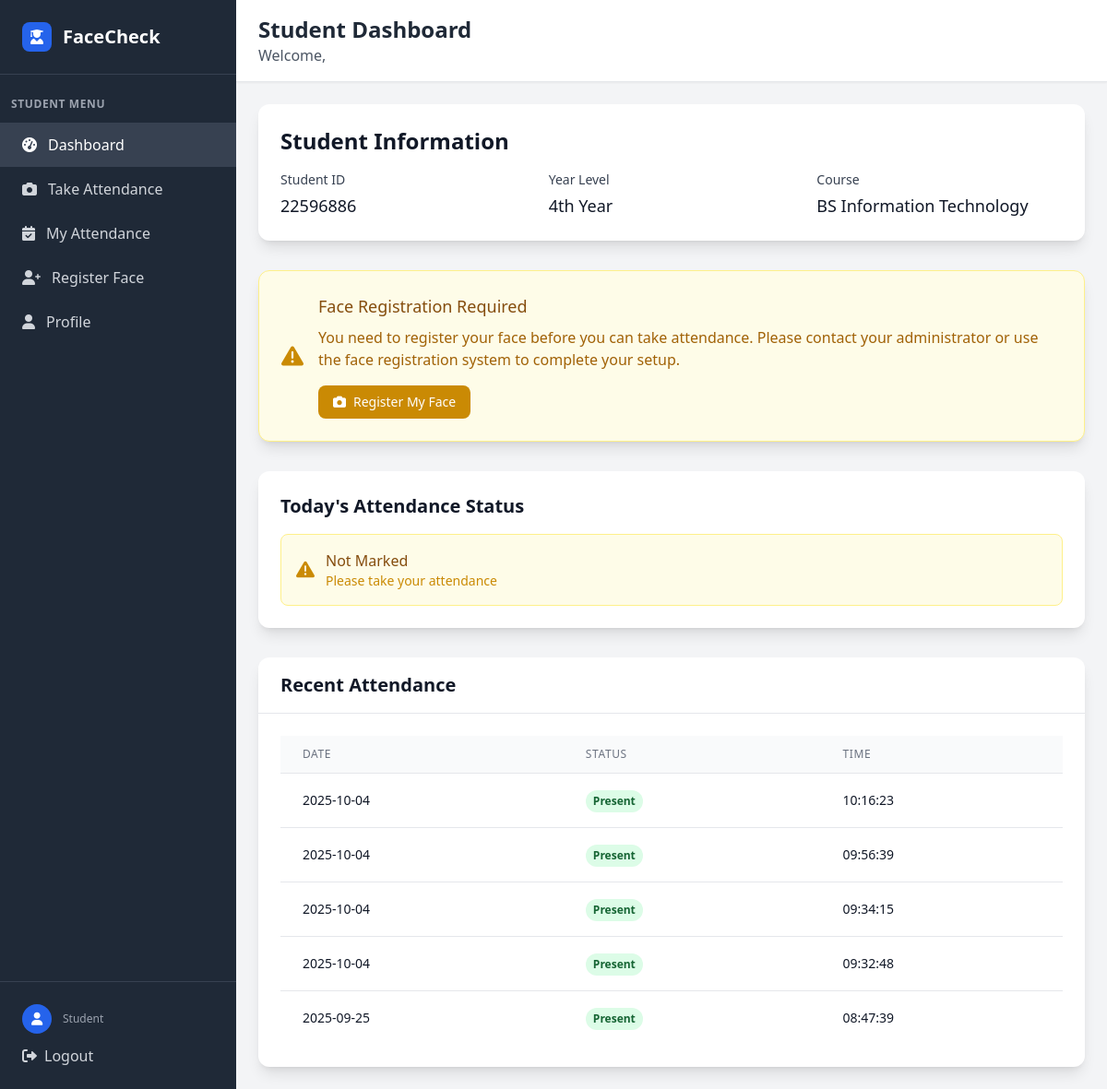
The page /student/dashboard (signed in) on the database as committed earlier.
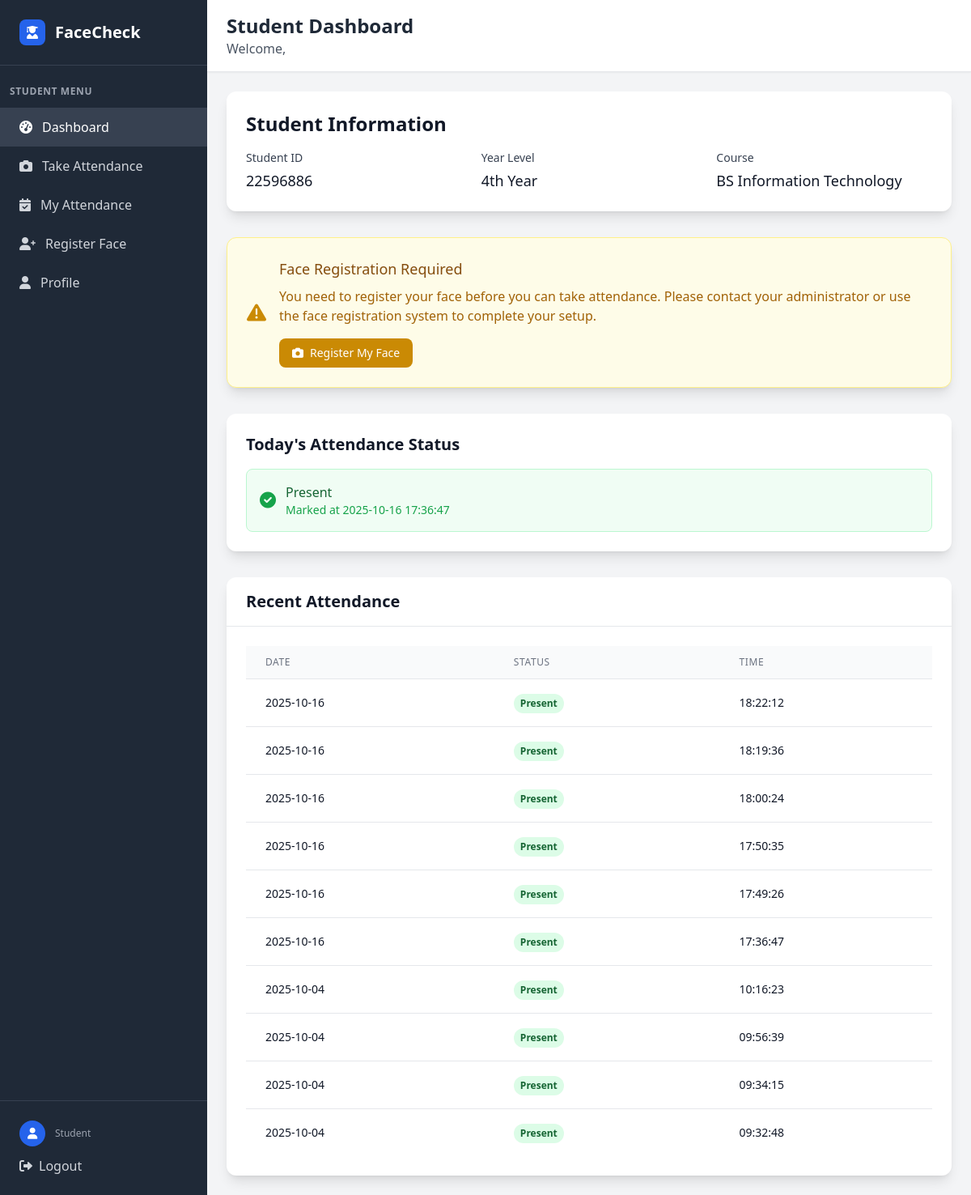
The same page on the database as committed later.
### tables this page shows
CREATE TABLE attendance (
            attendance_id INTEGER PRIMARY KEY AUTOINCREMENT,
            attendance_date DATETIME NOT NULL,
            attendance_status VARCHAR(10) NOT NULL CHECK (attendance_status IN ('present', 'absent', 'late')),
            studentclass_id INTEGER NOT NULL,
            FOREIGN KEY (studentclass_id) REFERENCES student_class(studentclass_id)
        );

### app.py (the view)
@app.route('/student/dashboard')
def student_dashboard():
    if 'user_id' not in session or session['role'] != 'student':
        return redirect(url_for('login'))
    conn = get_db_connection()
    student = conn.execute('''
        SELECT u.*, s.student_id, s.year_level, s.attendance_image, c.course_name, d.dept_name
        FROM user u
        JOIN student s ON u.user_id = s.user_id
        LEFT JOIN course c ON s.course_id = c.course_id
        LEFT JOIN department d ON u.dept_id = d.dept_id
        WHERE u.user_id = ?
    ''', (session['user_id'],)).fetchone()
    today = datetime.now().strftime('%Y-%m-%d')
    today_attendance = conn.execute('''
        SELECT a.attendance_status, a.attendance_date
        FROM attendance a
        JOIN student_class sc ON a.studentclass_id = sc.studentclass_id
        WHERE sc.student_id = ? AND DATE(a.attendance_date) = ?
    ''', (student['student_id'], today)).fetchall()
    attendance_history = conn.execute('''
        SELECT a.attendance_date, a.attendance_status, cl.class_name
        FROM attendance a
        JOIN student_class sc ON a.studentclass_id = sc.studentclass_id
        JOIN class cl ON sc.class_id = cl.class_id
        WHERE sc.student_id = ?
        ORDER BY a.attendance_date DESC
        LIMIT 10
    ''', (student['student_id'],)).fetchall()
    formatted_history = []
    for record in attendance_history:
        date_str = ''
        time_str = ''
        if record['attendance_date']:
            try:
                if isinstance(record['attendance_date'], str):
                    if ' ' in record['attendance_date']:
                        date_str = record['attendance_date'].split(' ')[0]
                        time_str = record['attendance_date'].split(' ')[1]
                    else:
                        date_str = record['attendance_date']
                        time_str = ''
                else:
                    date_str = record['attendance_date'].strftime('%Y-%m-%d')
                    time_str = record['attendance_date'].strftime('%H:%M:%S')
            except:
                date_str = str(record['attendance_date'])
                time_str = ''
        formatted_history.append({
            'date': date_str,
            'time': time_str,
            'status': record['attendance_status']
        })
    today_status = today_attendance[0] if today_attendance else None
    has_face_registered = False
    if student['attendance_image']:
        if os.path.exists(student['attendance_image']):
            has_face_registered = True
        else:
            conn.execute('UPDATE student SET attendance_image = NULL WHERE user_id = ?', (session['user_id'],))
            conn.commit()
    if not has_face_registered:
        face_image_path = f"known_faces/{student['idno']}.jpg"
        if os.path.exists(face_image_path):
            conn.execute('UPDATE student SET attendance_image = ? WHERE user_id = ?', (face_image_path, session['user_id']))
            conn.commit()
            has_face_registered = True
    conn.close()
    return render_template('student_dashboard.html',
                         student_info=student,
                         today_attendance=today_status,
                         attendance_history=formatted_history,
                         has_face_registered=has_face_registered)

### app.py (called while the page is built)
def get_db_connection():
    try:
        conn = sqlite3.connect('facecheck.db', timeout=30.0)
        conn.row_factory = sqlite3.Row
        conn.execute('PRAGMA foreign_keys = ON')
        try:
            cur = conn.cursor()
            cur.execute("PRAGMA table_info(faculty)")
            columns = [row[1] for row in cur.fetchall()]
            if 'attendance_image' not in columns:
                cur.execute("ALTER TABLE faculty ADD COLUMN attendance_image VARCHAR(255)")
                conn.commit()
        except Exception:
            pass
        return conn
    except sqlite3.Error as e:
        print(f"Database connection error: {e}")
        raise

### templates/student_dashboard.html (shortened to what the changed rows need)
<!DOCTYPE html>
<html lang="en">
<head>
    <script src="https://cdn.tailwindcss.com"></script>
    <link href="https://cdnjs.cloudflare.com/ajax/libs/font-awesome/6.0.0/css/all.min.css" rel="stylesheet">
</head>
<body class="bg-gray-100">
    <div class="flex h-screen">
        <div class="w-64 bg-gray-800 text-white">
            <div class="p-6 border-b border-gray-700">
                <div class="flex items-center">
                    <h1 class="text-xl font-bold">FaceCheck</h1>
                </div>
            </div>
        </div>
        <div class="flex-1 flex flex-col overflow-hidden">
            <header class="bg-white shadow-sm border-b border-gray-200">
                <div class="px-6 py-4">
                    <div class="flex items-center justify-between">
                        <div>
                            <h2 class="text-2xl font-bold text-gray-800">Student Dashboard</h2>
                        </div>
                    </div>
                </div>
            </header>
            <main class="flex-1 overflow-y-auto p-6">
        <div class="bg-white rounded-xl shadow-lg p-6 mb-8">
            <h2 class="text-2xl font-bold text-gray-900 mb-4">Student Information</h2>
        </div>
        <div class="bg-white rounded-xl shadow-lg p-6 mb-8">
            {% if today_attendance %}
            <div class="bg-green-50 border border-green-200 rounded-lg p-4">
                <div class="flex items-center">
                    <i class="fas fa-check-circle text-green-600 text-xl mr-3"></i>
                    <div>
                        <p class="text-green-800 font-medium">Present</p>
                        <p class="text-green-600 text-sm">Marked at {{ today_attendance.attendance_date }}</p>
                    </div>
                </div>
            </div>
            {% else %}
            <div class="bg-yellow-50 border border-yellow-200 rounded-lg p-4">
                <div class="flex items-center">
                    <i class="fas fa-exclamation-triangle text-yellow-600 text-xl mr-3"></i>
                    <div>
                        <p class="text-yellow-800 font-medium">Not Marked</p>
                        <p class="text-yellow-600 text-sm">Please take your attendance</p>
                    </div>
                </div>
            </div>
            {% endif %}
        </div>
        <div class="bg-white rounded-xl shadow-lg">
            <div class="px-6 py-4 border-b border-gray-200">
                <h2 class="text-xl font-semibold text-gray-900">Recent Attendance</h2>
            </div>
            <div class="p-6">
                <div class="overflow-x-auto">
                    <table class="min-w-full divide-y divide-gray-200">
                        <thead class="bg-gray-50">
                            <tr>
                                <th class="px-6 py-3 text-left text-xs font-medium text-gray-500 uppercase tracking-wider">Date</th>
                                <th class="px-6 py-3 text-left text-xs font-medium text-gray-500 uppercase tracking-wider">Status</th>
                                <th class="px-6 py-3 text-left text-xs font-medium text-gray-500 uppercase tracking-wider">Time</th>
                            </tr>
                        </thead>
                        <tbody class="bg-white divide-y divide-gray-200">
                            {% for record in attendance_history %}
                            <tr>
                                <td class="px-6 py-4 whitespace-nowrap text-sm text-gray-900">{{ record.date }}</td>
                                <td class="px-6 py-4 whitespace-nowrap">
                                    {% if record.status == 'present' %}
                                    <span class="inline-flex px-2 py-1 text-xs font-semibold rounded-full bg-green-100 text-green-800">
                                        Present
                                    </span>
                                    {% else %}
                                    <span class="inline-flex px-2 py-1 text-xs font-semibold rounded-full bg-red-100 text-red-800">
                                        {{ record.status.title() }}
                                    </span>
                                    {% endif %}
                                </td>
                                <td class="px-6 py-4 whitespace-nowrap text-sm text-gray-900">{{ record.time }}</td>
                            </tr>
                            {% endfor %}
                        </tbody>
                    </table>
                </div>
            </div>
        </div>
            </main>
        </div>
    </div>
</body>
</html>

Rows that differ between the two databases and show on the page:
no longer on this page (row unchanged): attendance: date "2025-09-25", attendance_status "Present", time "08:47:39"
added attendance: attendance_date "2025-10-16 17:36:47", date "2025-10-16", attendance_status "Present", time "17:36:47"
added attendance: date "2025-10-16", attendance_status "Present", time "18:22:12"
added attendance: date "2025-10-16", attendance_status "Present", time "18:19:36"
added attendance: date "2025-10-16", attendance_status "Present", time "18:00:24"
added attendance: date "2025-10-16", attendance_status "Present", time "17:50:35"
added attendance: date "2025-10-16", attendance_status "Present", time "17:49:26"
Other text that changed with them:
text no longer shown: "Not Marked Please take your attendance"
text now shown: "Present Marked at"
